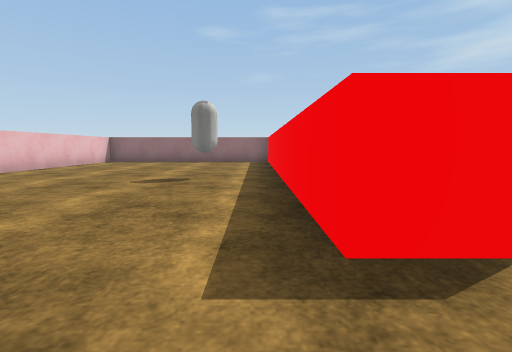
View 1 (above)

15 first-person views from a walk through a 3-D level made in the Unity game engine. The camera is 0.62 m above the floor, tilts 6° down and sees 85° across. The floor is counted in squares, 1 m on a side. Each view is taken from the middle of a square. On the plan, view 1 faces up. The plan holds only what a view shows up to about 9 squares ahead; the rest is blank. The player character is not drawn. Surface patterns are stand-ins for the level's own textures.

View 2
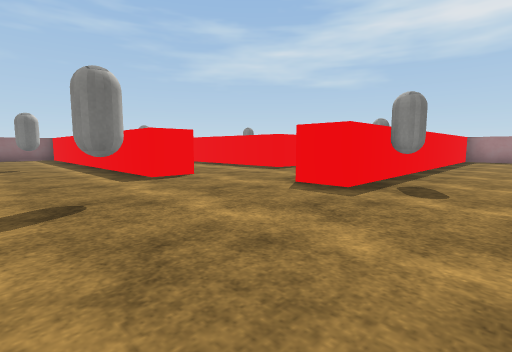

View 3
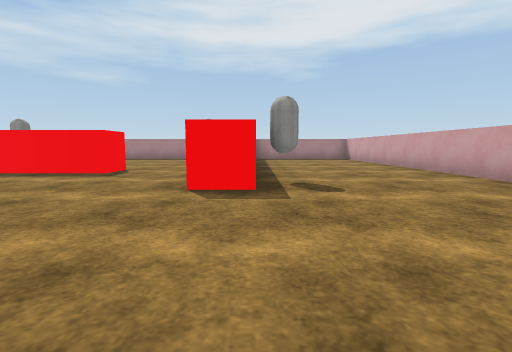

View 4
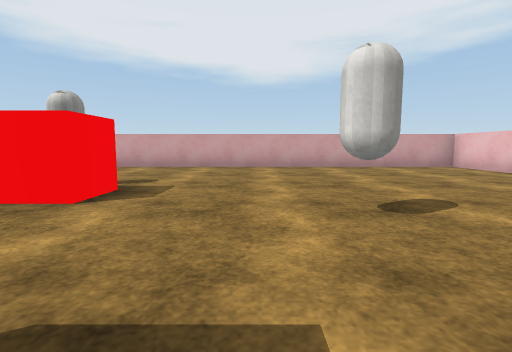

View 5
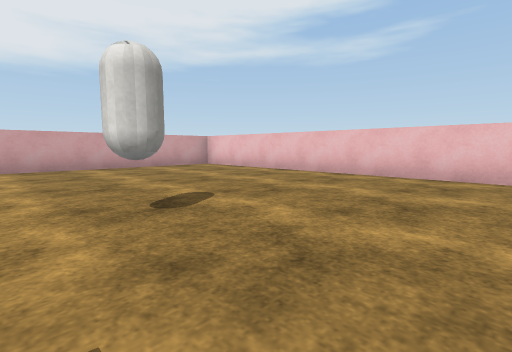

View 6
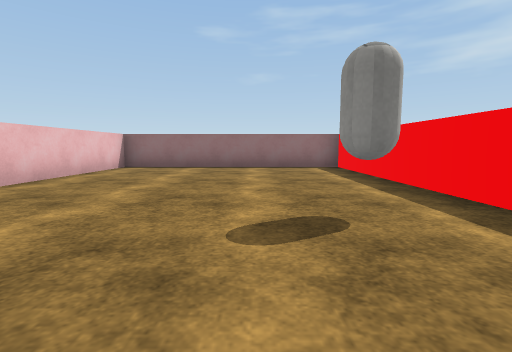

View 7
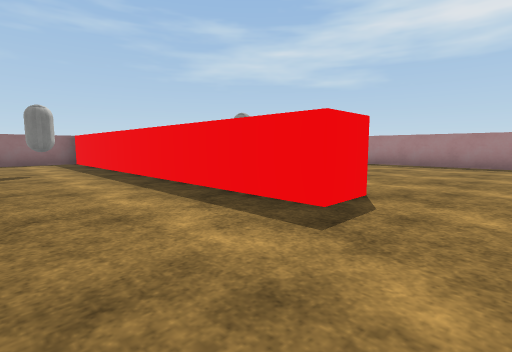

View 8
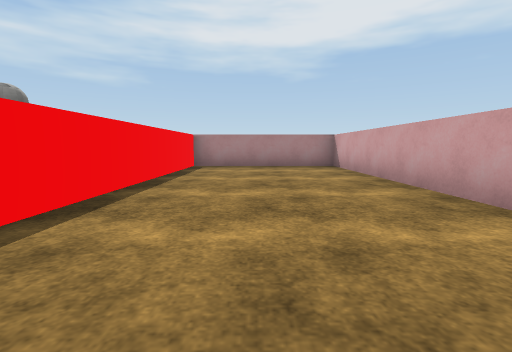

View 9
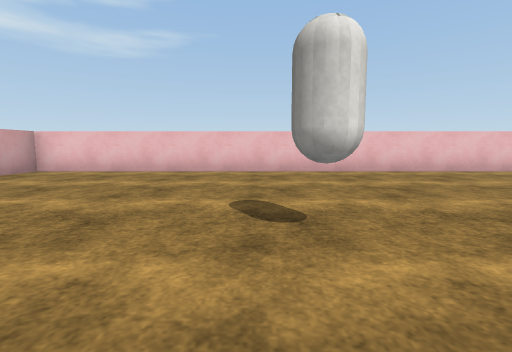

View 10
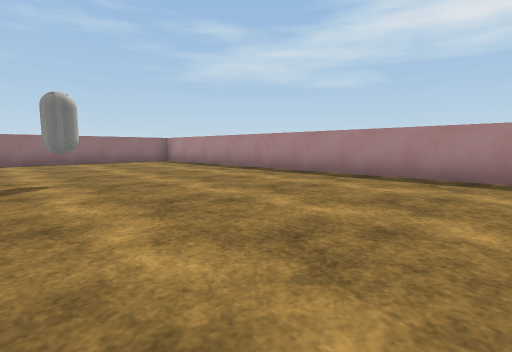

View 11
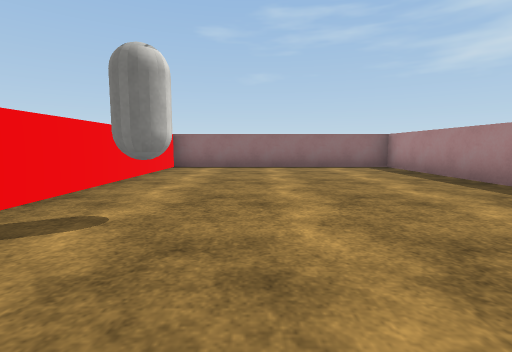

View 12
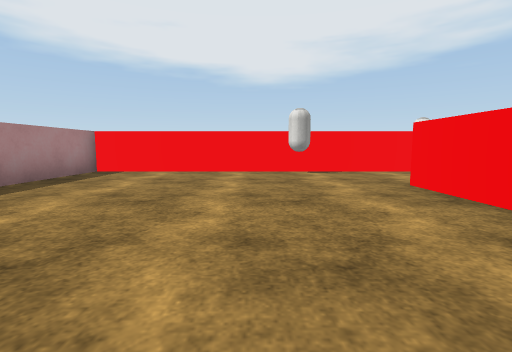

View 13
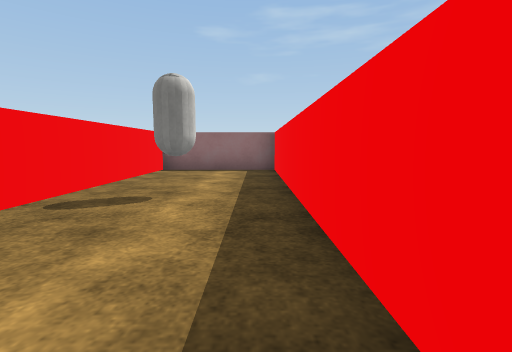

View 14
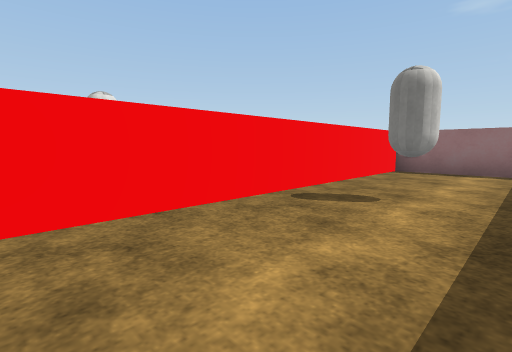

View 15
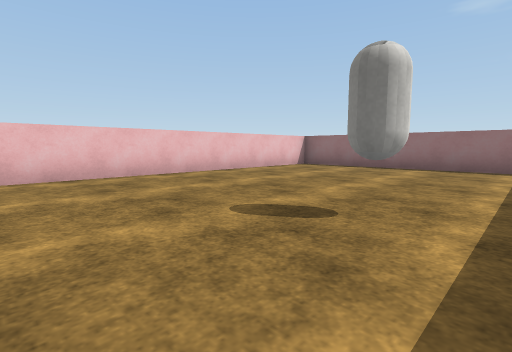

### Floor plan
Points are (right, up) in squares from view 1. A wall is a line through its corners. A room is listed if a view was taken in it or the views show most of it. See-through windows are left out.
Room 1 (views 1, 2, 3, 4, 5, 6, 7, 8, 9, 13, 14, 15)
walls: (1.5, 1.5) (0.5, 1.5) (0.5, 11.5) (-6, 11.5) (-6, -6.5) (12, -6.5) (12, -2) (2, -2) (2, -1) (5.5, -1); (5.5, 1.5) (4.5, 1.5) (4.5, 11.5) (1.5, 11.5) (1.5, 4)
ways out: opening at (5, 0.5) to room 2
objects: capsule (-1, -1) to (-1, 0); capsule (-1, 5) to (-1, 6); capsule (3, -3); capsule (3, 7) to (3, 8)
Room 2 (views 10, 11, 12)
walls: (5.5, 3.4) (5.5, 1.5); (5.5, -1) (12, -1) (12, 11.5) (5.5, 11.5) (5.5, 5.6)
ways out: opening at (5, 0.5) to room 1
objects: capsule (7, 0); capsule (7, 5) to (7, 6)

Where each view was taken, in squares from view 1:
view 1: 0 up, 0 right, facing up
view 2: 4 down, 2 left, facing up-right
view 3: 2 down, 2 left, facing right
view 4: 2 up, 0 right, facing down
view 5: 2 up, 0 right, facing down-left
view 6: 3 up, 2 left, facing up
view 7: 0 up, 2 right, facing up-right
view 8: 4 down, 3 right, facing right
view 9: 1 down, 1 right, facing left
view 10: 0 up, 6 right, facing up-right
view 11: 3 up, 8 right, facing up
view 12: 6 up, 8 right, facing down
view 13: 4 up, 4 right, facing up
view 14: 4 up, 4 right, facing up-left
view 15: 3 up, 0 right, facing up-left
